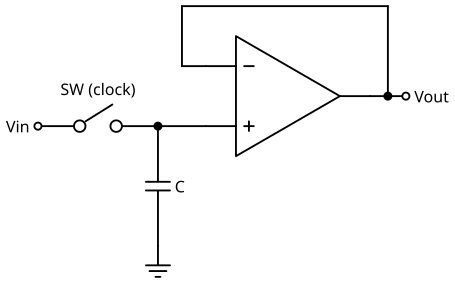

Python code for this plot:
# SPDX-License-Identifier: MIT
"""Sample and hold: a switch (closed by the clock) charges C to the input; a voltage
follower buffers the voltage of C."""
import sys
import pathlib

sys.path.insert(0, str(pathlib.Path(__file__).resolve().parents[2] / "tools"))
from drawing import setup_drawing  # noqa: E402
import schemdraw.elements as elm  # noqa: E402

with setup_drawing(show=False) as d:
    d.add(elm.Dot(open=True).label("Vin", loc="left"))
    d.add(elm.Switch().right().label("SW (clock)"))
    p = d.here
    d.add(elm.Dot())
    d.add(elm.Line().right(1.0))
    op = d.add(elm.Opamp(leads=True).anchor("in2").right())
    d.add(elm.Capacitor().at(p).down().label("C", loc="bottom"))
    d.add(elm.Ground())
    d.add(elm.Line().at(op.out).right(0.75))
    out = d.here
    d.add(elm.Dot(open=True).label("Vout", loc="right"))
    xj = out[0] - 0.375
    d.add(elm.Dot().at((xj, op.out[1])))
    d.add(elm.Line().at(op.in1).left(0.5))
    d.add(elm.Line().up(1.25))
    d.add(elm.Line().tox(xj))
    d.add(elm.Line().toy(op.out))
    d.save(str(pathlib.Path(__file__).with_name("circuit.svg")))
print("wrote circuit.svg")
